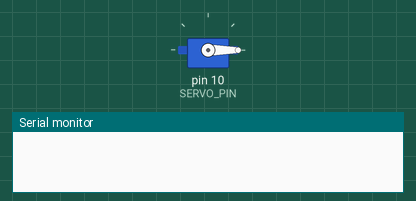
This sketch was run on a simulated Arduino Uno, built with avr-gcc and run on an emulated ATmega328P. Parts: servo, the last lines printed to the serial monitor.

Above: at 0.1 s.
At 1.1 s:
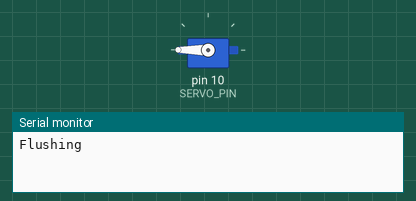
Timing chart, 0 to 5.5 s (numbered marks = the images above):
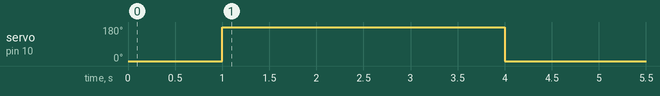

The sketch:

flushtest_onstart.ino
```cpp
/* Flushes the toilet about 1 second after the Arduino is powered on
 * Author: Annie Kelly
 * Date: 01/28/2019
*/

#include <Servo.h>

/* Servo variables */
Servo myservo;           // create servo object to control a servo
const int SERVO_PIN = 10; // PWM digital pin 6

void setup() {
  myservo.attach(SERVO_PIN); // attaches the servo on pin 6 to the servo object
  myservo.write(0);          // move servo to 0 degrees
  delay(500);                // allow 250 ms for the servo to get to starting postition
  myservo.detach();          // detaches the servo to prevent vibrating and twitching when idle

  Serial.begin(115200);
  delay(500);
  Serial.println("Flushing");
  flush();
}

void loop() {
  delay(20);
}

void flush() {
  myservo.attach(SERVO_PIN);
  myservo.write(180);
  delay(2500);
  myservo.detach();
  delay(500);
  myservo.attach(SERVO_PIN);
  myservo.write(0);
  delay(1000);
  myservo.detach();
  delay(20000); // delay also needs to account for water to refill tank, adjust later
}
```
